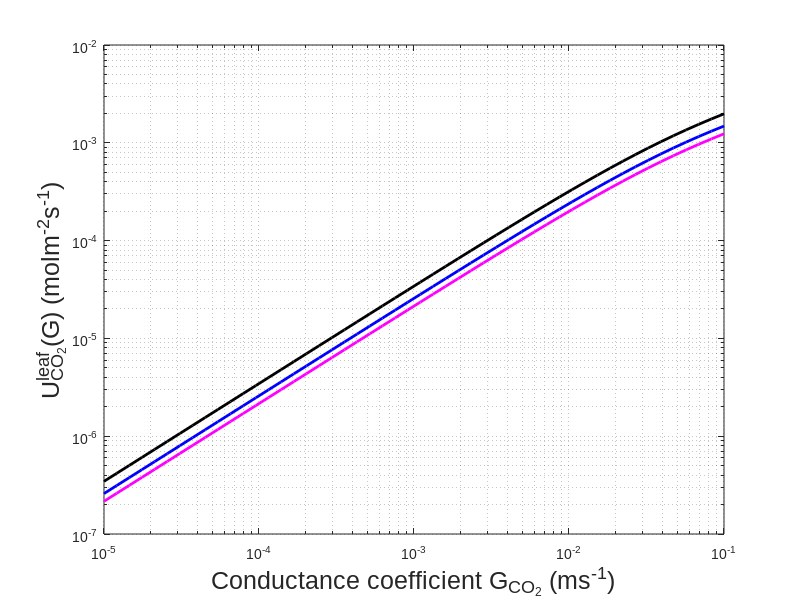

Recreate this plot in MATLAB. (Note: this script raises an error after producing the figure.)
%% Sensitivity Analysis prior to fitting/predictive modelling
close all;
clear all;

%% Some housekeeping 

fontname = 'Arial';
set(0,'defaultaxesfontname',fontname);
set(0,'defaulttextfontname',fontname);

%% Define constants - ALL FOR COL-0 HERE
Lz          = 91.3e-6;    % Tube height (m)
phi_c0      = 0.0164;   % CO2 conc at lower boundary (mol/m^3)
phi_cLz     = phi_c0;   % CO2 conc at upper boundary (mol/m^3)

D_c         = 0.139e-4; % CO2 diffusion constant (m^2/s)
G_c         = 0.00344;     % Uncorrected conductance coeff. G(m/s)
Lx          = 0.001;     % Leaf width (m)
d           = 3.296e-5;    % Minimum palisade cell width (m)?
%rhovec      = [10e-7; 10e-6; 10e-5; 10e-4];   % Tube diameter vector (m)
zvec        = (0:Lz/100:Lz)';                 % Height vector (m)
Am = Lx^2;


%% Assumption verifications
figure(5);

phi_cLz2    = phi_c0/2;
phi_cLz3    = phi_c0/4;
GGvec = logspace(-5, -1);
Gtubevec = zeros(length(GGvec),1);
rho = 23e-6;
for gg=1:length(GGvec)
    G_c = GGvec(gg);
    k = sqrt(4*G_c/(D_c*rho));
    Gtubevec(gg) = (pi*G_c*(rho^1.5)/((sqrt(rho))*k*((rho+d)^2)*sinh(k*Lz)))...
                *(phi_cLz*cosh(k*Lz)-phi_c0-phi_cLz+phi_c0*cosh(k*Lz));
            
    Gtubevec2(gg) = (pi*G_c*(rho^1.5)/((sqrt(rho))*k*((rho+d)^2)*sinh(k*Lz)))...
                *(phi_cLz2*cosh(k*Lz)-phi_c0-phi_cLz2+phi_c0*cosh(k*Lz));
            
    Gtubevec3(gg) = (pi*G_c*(rho^1.5)/((sqrt(rho))*k*((rho+d)^2)*sinh(k*Lz)))...
                *(phi_cLz3*cosh(k*Lz)-phi_c0-phi_cLz3+phi_c0*cosh(k*Lz));
end

h(1) = loglog(GGvec,Gtubevec,'k','LineWidth',2,'MarkerSize',10); hold on; grid minor;
h(2) = loglog(GGvec,Gtubevec2,'b','LineWidth',2,'MarkerSize',10);
h(3) = loglog(GGvec,Gtubevec3,'m','LineWidth',2,'MarkerSize',10);

xlabel('Conductance coefficient G_{CO_2} (ms^{-1})','FontSize',18);
ylabel('U^{leaf}_{CO_2}(G) (molm^{-2}s^{-1})','FontSize',18);
X = [GGvec(:,21) GGvec(:,22)];
Y = [Gtubevec(21,:) Gtubevec(22,:)];
h1 = area(X,Y,'LineStyle',':');
h1.FaceColor = [0 1 0];

XX = [GGvec(:,32) GGvec(:,33)];
YY = [Gtubevec(32,:) Gtubevec(33,:)];
h2 = area(XX,YY,'LineStyle',':');
h2.FaceColor = [1 0 0];

llgd=legend('100% CO_2','50% CO_2','25% CO_2', 'Desired G','Uncorrected G');
llgd.FontSize = 14;